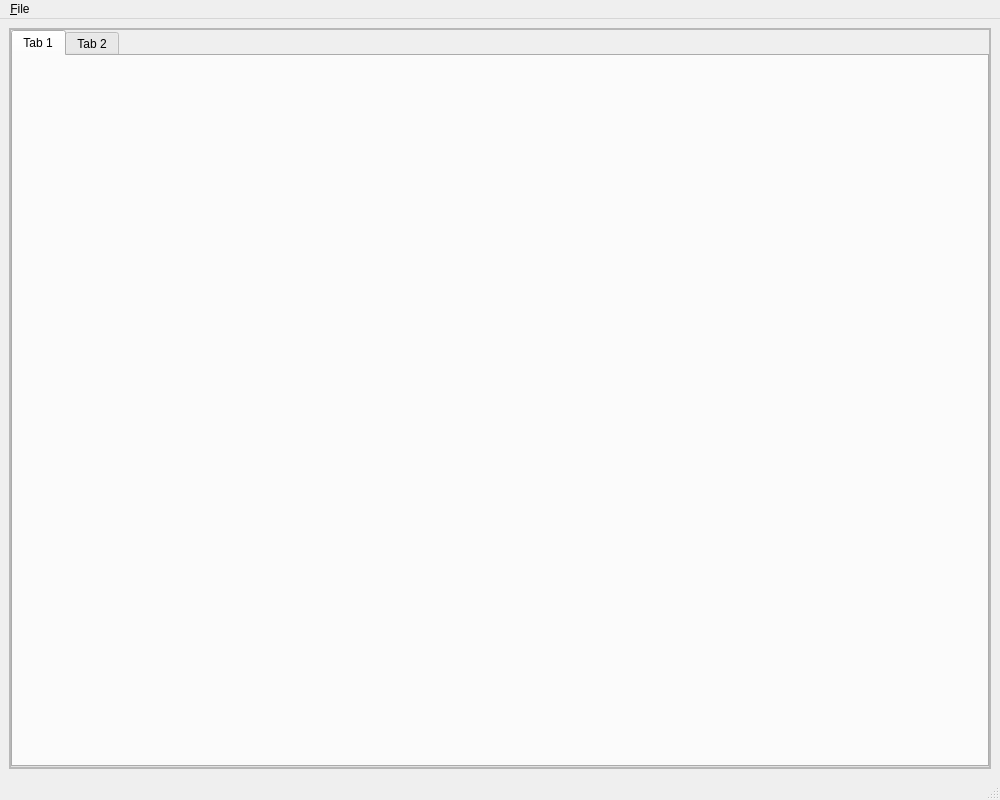
<?xml version="1.0" encoding="UTF-8"?>
<ui version="4.0">
 <class>FractureArea</class>
 <widget class="QMainWindow" name="FractureArea">
  <property name="geometry">
   <rect>
    <x>0</x>
    <y>0</y>
    <width>1000</width>
    <height>800</height>
   </rect>
  </property>
  <property name="sizePolicy">
   <sizepolicy hsizetype="Preferred" vsizetype="Preferred">
    <horstretch>0</horstretch>
    <verstretch>0</verstretch>
   </sizepolicy>
  </property>
  <property name="mouseTracking">
   <bool>false</bool>
  </property>
  <property name="windowTitle">
   <string>MainWindow</string>
  </property>
  <property name="animated">
   <bool>true</bool>
  </property>
  <property name="tabShape">
   <enum>QTabWidget::Rounded</enum>
  </property>
  <property name="dockNestingEnabled">
   <bool>false</bool>
  </property>
  <property name="unifiedTitleAndToolBarOnMac">
   <bool>false</bool>
  </property>
  <widget class="QWidget" name="centralWidget">
   <layout class="QHBoxLayout" name="horizontalLayout">
    <item>
     <widget class="QFrame" name="Content">
      <property name="minimumSize">
       <size>
        <width>0</width>
        <height>0</height>
       </size>
      </property>
      <property name="frameShape">
       <enum>QFrame::StyledPanel</enum>
      </property>
      <property name="frameShadow">
       <enum>QFrame::Raised</enum>
      </property>
      <layout class="QHBoxLayout" name="horizontalLayout_2">
       <property name="spacing">
        <number>0</number>
       </property>
       <property name="leftMargin">
        <number>0</number>
       </property>
       <property name="topMargin">
        <number>0</number>
       </property>
       <property name="rightMargin">
        <number>0</number>
       </property>
       <property name="bottomMargin">
        <number>0</number>
       </property>
       <item>
        <widget class="QFrame" name="pagesFrame">
         <property name="frameShape">
          <enum>QFrame::StyledPanel</enum>
         </property>
         <property name="frameShadow">
          <enum>QFrame::Raised</enum>
         </property>
         <layout class="QVBoxLayout" name="verticalLayout_2">
          <property name="spacing">
           <number>0</number>
          </property>
          <property name="leftMargin">
           <number>0</number>
          </property>
          <property name="topMargin">
           <number>0</number>
          </property>
          <property name="rightMargin">
           <number>0</number>
          </property>
          <property name="bottomMargin">
           <number>0</number>
          </property>
          <item>
           <widget class="QTabWidget" name="tabWidget">
            <property name="currentIndex">
             <number>0</number>
            </property>
            <widget class="QWidget" name="tab">
             <attribute name="title">
              <string>Tab 1</string>
             </attribute>
            </widget>
            <widget class="QWidget" name="tab_2">
             <attribute name="title">
              <string>Tab 2</string>
             </attribute>
            </widget>
           </widget>
          </item>
         </layout>
        </widget>
       </item>
      </layout>
     </widget>
    </item>
   </layout>
  </widget>
  <widget class="QMenuBar" name="menubar">
   <property name="geometry">
    <rect>
     <x>0</x>
     <y>0</y>
     <width>1000</width>
     <height>22</height>
    </rect>
   </property>
   <widget class="QMenu" name="menu_Open">
    <property name="title">
     <string>&amp;File</string>
    </property>
    <addaction name="action_Open"/>
   </widget>
   <addaction name="menu_Open"/>
  </widget>
  <widget class="QStatusBar" name="statusbar"/>
  <action name="action_Open">
   <property name="text">
    <string>&amp;Open</string>
   </property>
  </action>
 </widget>
 <resources/>
 <connections/>
</ui>
